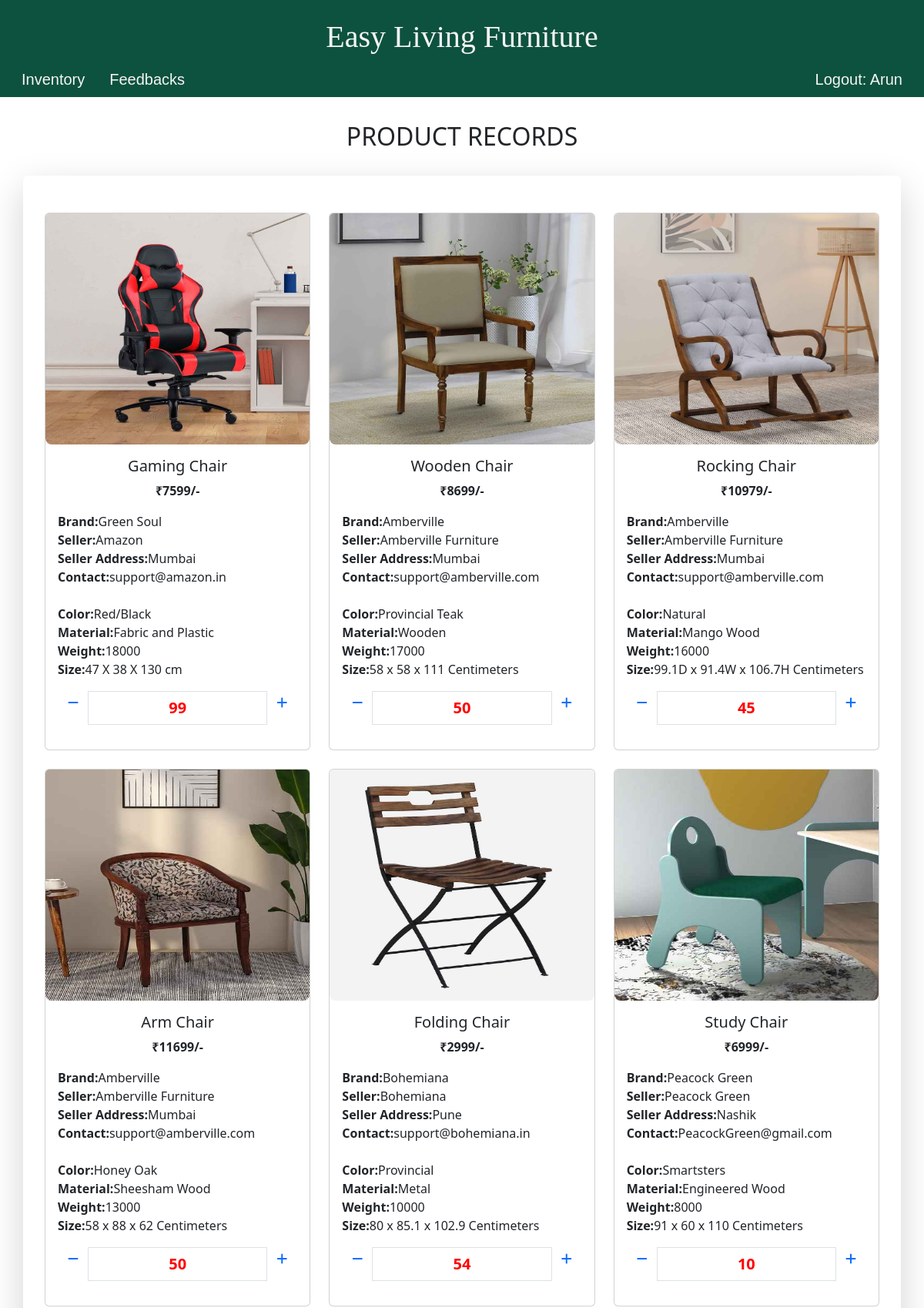
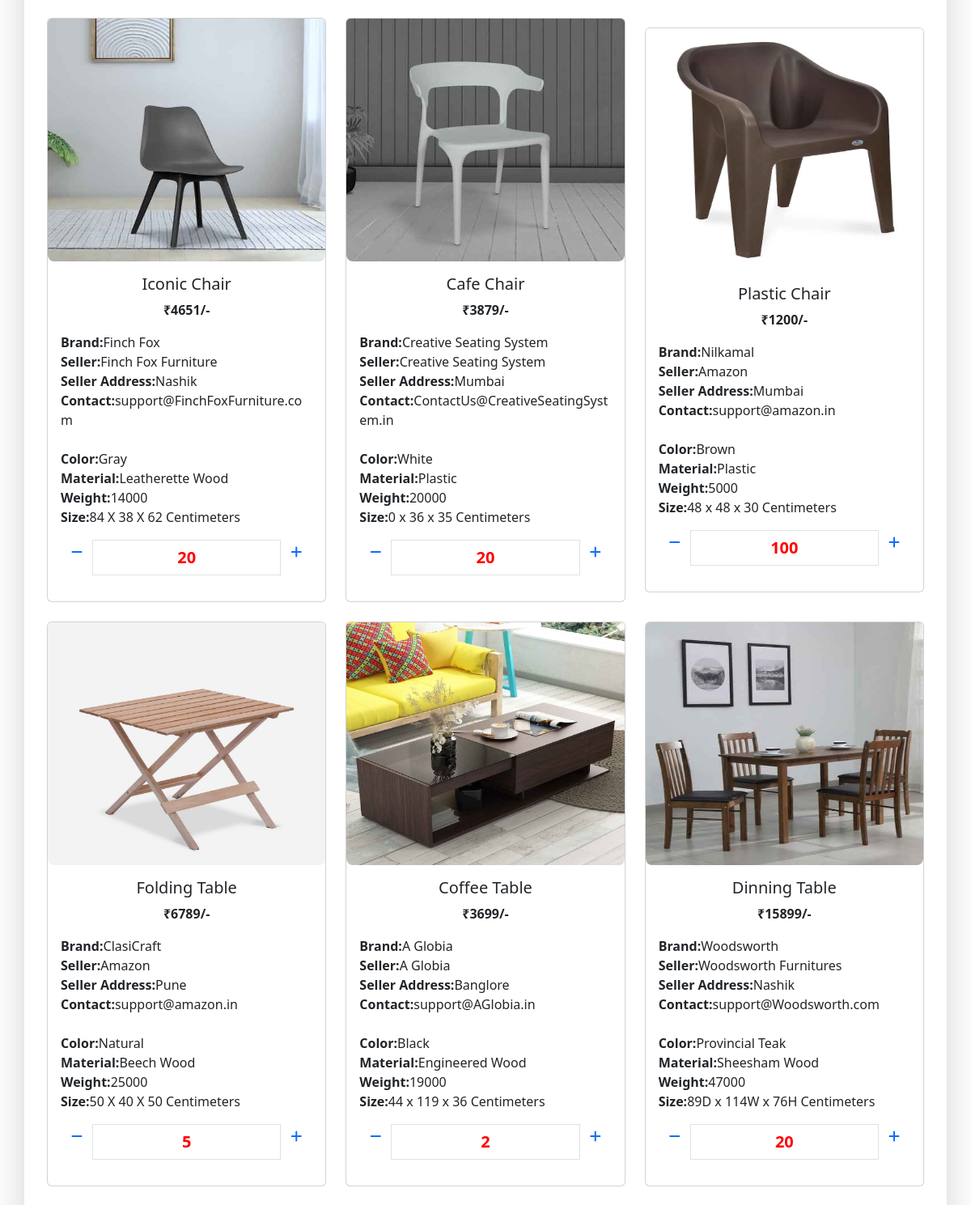
/inventory/ (signed in, upper part), run on the app's committed database (2 pictures, top to bottom).
### UsersApp/models.py (models this page shows, shortened)
class User(AbstractUser):
    full_name = models.CharField(max_length=100,null=True,blank=True)
    phone_number = models.CharField(max_length=100,null=True,blank=True)
    email = models.EmailField(unique=True)
    role = models.CharField(max_length=6,null=True, blank=True,default="User",choices=(("User",'User'),("Staff","Staff")))
    USERNAME_FIELD = 'email'
    REQUIRED_FIELDS = ['username']

class Product(models.Model):
    prod_category = models.ForeignKey(Category,on_delete=models.CASCADE)
    prod_id = models.BigIntegerField(unique=True,default=0,null=True,blank=True)
    prod_title = models.CharField(max_length=100,null=True,blank=True)
    prod_description = models.CharField(max_length=200,null=True,blank=True)
    prod_image = models.ImageField(null=True,blank=True,upload_to='ProductImages/')
    prod_price = models.IntegerField(null=True,blank=True)
    prod_brand = models.CharField(max_length=100,null=True,blank=True)
    prod_color = models.CharField(max_length=100,null=True,blank=True)
    prod_weight = models.IntegerField(null=True,blank=True,default=0)
    prod_material = models.CharField(max_length=100,null=True,blank=True)
    prod_dimentions = models.CharField(max_length=100,null=True,blank=True)
    prod_stock = models.IntegerField(null=True,blank=True,default=0)
    seller_name = models.CharField(max_length=100,null=True,blank=True)
    seller_address = models.CharField(max_length=100,null=True,blank=True)
    seller_email = models.EmailField(null=True,blank=True)

### UsersApp/views.py (the view)
# urls.py: path('inventory/',inventory,name='inventory'),
@login_required(login_url='/staff_login/')
def inventory(request):
    if request.user.role == "Staff":
        products = Product.objects.all()
        return render(request,'inventory.html',context={'products':products})
    else:
        return redirect('index')

### UsersApp/templates/inventory.html (shortened to what this page needs)
{% load static %}
<html lang="en">
<head>
    <link href="https://cdn.jsdelivr.net/npm/bootstrap@5.3.3/dist/css/bootstrap.min.css" rel="stylesheet">
</head>
<body>
    <div class="container-fluid custom-navbar" style="background-color: #0d523e;">
        <h1 class="text-center pt-4">Easy Living Furniture</h1>
        <div class="row">
            <div class="col-6">
                <ul class="nav justify-content-start">
                    <li class="nav-item">
                      <a class="nav-link active" aria-current="page" href="{% url "inventory" %}">Inventory</a>
                    </li>
                    <li class="nav-item">
                      <a class="nav-link" href="{% url "list_feedback" %}">Feedbacks</a>
                    </li>
                  </ul>
            </div>
            <div class="col-6">
                <ul class="nav justify-content-end">
                  {% if request.user.is_authenticated %}
                  <li class="nav-item">
                    <a class="nav-link active" aria-current="page" href="{% url "logout-page" %}">Logout: {{request.user.full_name|capfirst}}</a>
                  </li>
                  {% else %}
                  <li class="nav-item">
                    <a class="nav-link active" aria-current="page" href="{% url "login-page" %}"><span><i class="fa-solid fa-user"></i></span> LOGIN</a>
                  </li>
                  {% endif %}
                </ul>
            </div>
        </div>
    </div>
    <div class="container pt-2">
        <h2 class="text-center p-4">PRODUCT RECORDS</h2>
      <div class="row align-items-center shadow-lg p-3 mb-5 bg-white rounded pt-4">
        {% for obj in products %}
        <div class="col-4 mt-4">
            <div class="card ">
                <img src="{{obj.prod_image.url}}" class="card-img-top" alt="...">
                <div class="card-body">
                  <h5 class="card-title text-center">{{obj.prod_title}}</h5>
                  <p class="text-center"><span class="text-dark">₹{{obj.prod_price}}/-</span></p>
                  <p class=""><span class="text-dark">Brand:</span>{{obj.prod_brand}}
                    <br>
                    <span class="text-dark">Seller:</span>{{obj.seller_name}}
                    <br>
                    <span class="text-dark">Seller Address:</span>{{obj.seller_address}}
                    <br>
                    <span class="text-dark">Contact:</span>{{obj.seller_email}}
                    <br>
                    <br>
                    <span class="text-dark">Color:</span>{{obj.prod_color}}
                    <br>
                    <span class="text-dark">Material:</span>{{obj.prod_material}}
                    <br>
                    <span class="text-dark">Weight:</span>{{obj.prod_weight}}
                    <br>
                    <span class="text-dark">Size:</span>{{obj.prod_dimentions}}
                    <div class="input-group">
                        <span class="input-group-btn">
                            <button type="button" class="btn btn-default btn-number" data-type="minus" data-field="quant[{{ obj.product.prod_id }}]">
                                <span class="glyphicon glyphicon-minus"><a href="{% url 'update_inventory' obj.prod_id 'Minus' %}"><i class="fa fa-minus" aria-hidden="true"></i></a></span>
                            </button>
                        </span>
                        <input type="text" name="quantity" class="form-control input-number text-center" value="{{ obj.prod_stock }}" min="1" max="100" style='font-size: 20px; color: red; font-weight: bold;'>
                        <span class="input-group-btn">
                            <button type="button" class="btn btn-default btn-number" data-type="plus" data-field="quant[{{ obj.product.prod_id }}]">
                                <span class="glyphicon glyphicon-plus"><a href="{% url 'update_inventory' obj.prod_id 'Add' %}"><i class="fa fa-plus" aria-hidden="true"></i></a></span>
                            </button>
                        </span>
                    </div>
                </p>
                </div>
              </div>
        </div>
        {% endfor %}
       </div>
    </div>
</body>
</html>

### UsersApp/templates/inventory.html (style rules this page uses)
.custom-navbar h1 { color: rgb(245, 245, 245) !important; font-family: 'Times New Roman', Times, serif; }
.custom-navbar a { color: rgb(245, 245, 245) !important; font-family: 'Gill Sans', 'Gill Sans MT', Calibri, 'Trebuchet MS', sans-serif; font-size: 20px; }
img { width: 250px; height: 300px; border-radius: 8px 8px 8px 8px; }
.text-dark { color: black; font-weight: bold; }

### data on the page
User: user.full_name "Arun"
Product: prod_image (picture), prod_title "Gaming Chair", prod_price "7599", prod_brand "Green Soul", seller_name "Amazon", seller_address "Mumbai", seller_email "support@amazon.in", prod_color "Red/Black", prod_material "Fabric and Plastic", prod_weight "18000", prod_dimentions "47 X 38 X 130 cm", quantity "99"
Product: prod_image (picture), prod_title "Wooden Chair", prod_price "8699", prod_brand "Amberville", seller_name "Amberville Furniture", seller_address "Mumbai", seller_email "support@amberville.com", prod_color "Provincial Teak", prod_material "Wooden", prod_weight "17000", prod_dimentions "58 x 58 x 111 Centimeters", quantity "50"
Product: prod_image (picture), prod_title "Rocking Chair", prod_price "10979", prod_brand "Amberville", seller_name "Amberville Furniture", seller_address "Mumbai", seller_email "support@amberville.com", prod_color "Natural", prod_material "Mango Wood", prod_weight "16000", prod_dimentions "99.1D x 91.4W x 106.7H Centimeters", quantity "45"
Product: prod_image (picture), prod_title "Arm Chair", prod_price "11699", prod_brand "Amberville", seller_name "Amberville Furniture", seller_address "Mumbai", seller_email "support@amberville.com", prod_color "Honey Oak", prod_material "Sheesham Wood", prod_weight "13000", prod_dimentions "58 x 88 x 62 Centimeters", quantity "50"
Product: prod_image (picture), prod_title "Folding Chair", prod_price "2999", prod_brand "Bohemiana", seller_name "Bohemiana", seller_address "Pune", seller_email "support@bohemiana.in", prod_color "Provincial", prod_material "Metal", prod_weight "10000", prod_dimentions "80 x 85.1 x 102.9 Centimeters", quantity "54"
Product: prod_image (picture), prod_title "Study Chair", prod_price "6999", prod_brand "Peacock Green", seller_name "Peacock Green", seller_address "Nashik", seller_email "PeacockGreen@gmail.com", prod_color "Smartsters", prod_material "Engineered Wood", prod_weight "8000", prod_dimentions "91 x 60 x 110 Centimeters", quantity "10"
Product: prod_image (picture), prod_title "Iconic Chair", prod_price "4651", prod_brand "Finch Fox", seller_name "Finch Fox Furniture", seller_address "Nashik", seller_email "support@FinchFoxFurniture.com", prod_color "Gray", prod_material "Leatherette Wood", prod_weight "14000", prod_dimentions "84 X 38 X 62 Centimeters", quantity "20"
Product: prod_image (picture), prod_title "Cafe Chair", prod_price "3879", prod_brand "Creative Seating System", seller_name "Creative Seating System", seller_address "Mumbai", seller_email "ContactUs@CreativeSeatingSystem.in", prod_color "White", prod_material "Plastic", prod_weight "20000", prod_dimentions "0 x 36 x 35 Centimeters", quantity "20"
Product: prod_image (picture), prod_title "Plastic Chair", prod_price "1200", prod_brand "Nilkamal", seller_name "Amazon", seller_address "Mumbai", seller_email "support@amazon.in", prod_color "Brown", prod_material "Plastic", prod_weight "5000", prod_dimentions "48 x 48 x 30 Centimeters", quantity "100"
Product: prod_image (picture), prod_title "Folding Table", prod_price "6789", prod_brand "ClasiCraft", seller_name "Amazon", seller_address "Pune", seller_email "support@amazon.in", prod_color "Natural", prod_material "Beech Wood", prod_weight "25000", prod_dimentions "50 X 40 X 50 Centimeters", quantity "5"
Product: prod_image (picture), prod_title "Coffee Table", prod_price "3699", prod_brand "A Globia", seller_name "A Globia", seller_address "Banglore", seller_email "support@AGlobia.in", prod_color "Black", prod_material "Engineered Wood", prod_weight "19000", prod_dimentions "44 x 119 x 36 Centimeters", quantity "2"
Product: prod_image (picture), prod_title "Dinning Table", prod_price "15899", prod_brand "Woodsworth", seller_name "Woodsworth Furnitures", seller_address "Nashik", seller_email "support@Woodsworth.com", prod_color "Provincial Teak", prod_material "Sheesham Wood", prod_weight "47000", prod_dimentions "89D x 114W x 76H Centimeters", quantity "20"
